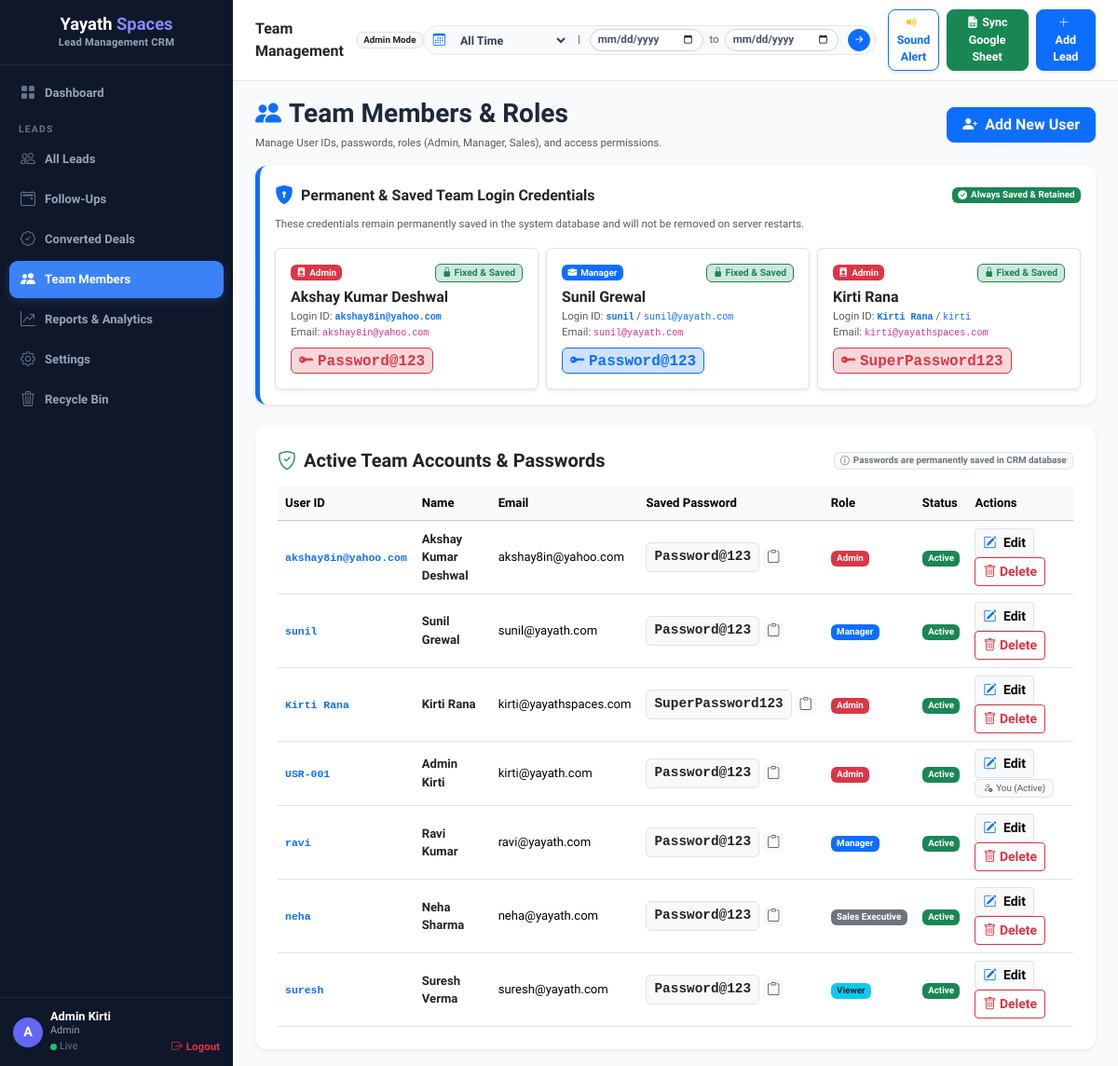
The app's page /users (signed in) with its own data.
### models.py (models this page shows, shortened)
class User(db.Model):
    __tablename__ = 'users'
    id = db.Column(db.Integer, primary_key=True)
    user_id_name = db.Column(db.String(100), nullable=True)
    name = db.Column(db.String(255), nullable=False)
    email = db.Column(db.String(255), nullable=False, unique=True)
    password = db.Column(db.String(255), nullable=True, default='Password@123')
    role = db.Column(db.String(50), nullable=False, default='Sales Executive')  # Admin, Manager, Sales Executive
    status = db.Column(db.String(20), nullable=False, default='Active')
    created_at = db.Column(db.DateTime, default=datetime.utcnow)

### routes.py (the view)
@web_bp.route('/users')
def users_list():
    if session.get('user_role') not in ('Admin', 'Manager'):
        flash('Permission denied: Only Admin or Manager can manage users.', 'danger')
        return redirect(url_for('web.dashboard'))
    users = User.query.order_by(User.created_at.desc()).all()
    return render_template('users.html', users=users)

### templates/users.html (shortened to what this page needs)
{% extends "base.html" %}
{% block content %}
<div class="d-flex justify-content-between align-items-center mb-3">
    <div>
        <h3 class="fw-bold mb-1"><i class="bi bi-people-fill text-primary me-2"></i>Team Members & Roles</h3>
        <small class="text-muted">Manage User IDs, passwords, roles (Admin, Manager, Sales), and access permissions.</small>
    </div>
    <a href="/users/add" class="btn btn-primary rounded-3 px-3 fw-semibold"><i class="bi bi-person-plus-fill me-2"></i>Add New User</a>
</div>
<div class="card card-custom border-primary mb-4 shadow-sm" style="border-left: 5px solid #0d6efd !important;">
    <div class="card-body p-3">
        <div class="d-flex align-items-center mb-2">
            <i class="bi bi-shield-lock-fill text-primary fs-5 me-2"></i>
            <h6 class="fw-bold mb-0 text-dark">Permanent & Saved Team Login Credentials</h6>
            <span class="badge bg-success ms-auto"><i class="bi bi-check-circle-fill me-1"></i>Always Saved & Retained</span>
        </div>
        <p class="text-muted small mb-3">These credentials remain permanently saved in the system database and will not be removed on server restarts.</p>
        <div class="row g-2">
            <div class="col-md-4 col-sm-6">
                <div class="p-3 border rounded bg-white h-100 shadow-sm">
                    <div class="d-flex justify-content-between align-items-center mb-1">
                        <span class="badge bg-danger"><i class="bi bi-person-badge-fill me-1"></i>Admin</span>
                        <span class="badge bg-success-subtle text-success border border-success" style="font-size:0.65rem;"><i class="bi bi-lock-fill"></i> Fixed & Saved</span>
                    </div>
                    <div class="fw-bold text-dark fs-6">Akshay Kumar Deshwal</div>
                    <div class="text-muted small">Login ID: <code class="text-primary fw-bold">akshay8in@yahoo.com</code></div>
                    <div class="text-muted small">Email: <code>akshay8in@yahoo.com</code></div>
                    <div class="mt-2">
                        <span class="badge bg-danger-subtle text-danger border border-danger font-monospace px-2 py-1 fs-6"><i class="bi bi-key-fill me-1"></i>Password@123</span>
                    </div>
                </div>
            </div>
            <div class="col-md-4 col-sm-6">
                <div class="p-3 border rounded bg-white h-100 shadow-sm">
                    <div class="d-flex justify-content-between align-items-center mb-1">
                        <span class="badge bg-primary"><i class="bi bi-briefcase-fill me-1"></i>Manager</span>
                        <span class="badge bg-success-subtle text-success border border-success" style="font-size:0.65rem;"><i class="bi bi-lock-fill"></i> Fixed & Saved</span>
                    </div>
                    <div class="fw-bold text-dark fs-6">Sunil Grewal</div>
                    <div class="text-muted small">Login ID: <code class="text-primary fw-bold">sunil</code> / <code class="text-primary">sunil@yayath.com</code></div>
                    <div class="text-muted small">Email: <code>sunil@yayath.com</code></div>
                    <div class="mt-2">
                        <span class="badge bg-primary-subtle text-primary border border-primary font-monospace px-2 py-1 fs-6"><i class="bi bi-key-fill me-1"></i>Password@123</span>
                    </div>
                </div>
            </div>
            <div class="col-md-4 col-sm-6">
                <div class="p-3 border rounded bg-white h-100 shadow-sm">
                    <div class="d-flex justify-content-between align-items-center mb-1">
                        <span class="badge bg-danger"><i class="bi bi-person-badge-fill me-1"></i>Admin</span>
                        <span class="badge bg-success-subtle text-success border border-success" style="font-size:0.65rem;"><i class="bi bi-lock-fill"></i> Fixed & Saved</span>
                    </div>
                    <div class="fw-bold text-dark fs-6">Kirti Rana</div>
                    <div class="text-muted small">Login ID: <code class="text-primary fw-bold">Kirti Rana</code> / <code class="text-primary">kirti</code></div>
                    <div class="text-muted small">Email: <code>kirti@yayathspaces.com</code></div>
                    <div class="mt-2">
                        <span class="badge bg-danger-subtle text-danger border border-danger font-monospace px-2 py-1 fs-6"><i class="bi bi-key-fill me-1"></i>SuperPassword123</span>
                    </div>
                </div>
            </div>
        </div>
    </div>
</div>
<div class="card card-custom p-4 shadow-sm">
    <div class="d-flex justify-content-between align-items-center mb-3">
        <h5 class="fw-bold mb-0 text-dark"><i class="bi bi-shield-check text-success me-2"></i>Active Team Accounts & Passwords</h5>
        <span class="badge bg-light text-secondary border"><i class="bi bi-info-circle me-1"></i>Passwords are permanently saved in CRM database</span>
    </div>
    <div class="table-responsive">
        <table class="table table-hover align-middle mb-0">
            <thead class="table-light">
                <tr>
                    <th>User ID</th>
                    <th>Name</th>
                    <th>Email</th>
                    <th>Saved Password</th>
                    <th>Role</th>
                    <th>Status</th>
                    <th>Actions</th>
                </tr>
            </thead>
            <tbody>
                {% for u in users %}
                <tr>
                    <td><code class="fw-bold text-primary">{{ u.user_id_name or ('USR-00' ~ u.id) }}</code></td>
                    <td>
                        <strong class="text-dark">{{ u.name }}</strong>
                    </td>
                    <td>{{ u.email }}</td>
                    <td>
                        <div class="d-flex align-items-center">
                            <code class="bg-light px-2 py-1 rounded text-dark fw-bold font-monospace border me-1" style="font-size: 0.9rem;">{{ u.password or 'Password@123' }}</code>
                            <button class="btn btn-sm btn-light border-0 py-0 px-1 text-muted" onclick="navigator.clipboard.writeText('{{ u.password or 'Password@123' }}'); this.innerHTML='<i class=\'bi bi-check text-success\'></i>'; setTimeout(() => this.innerHTML='<i class=\'bi bi-clipboard\'></i>', 1200);" title="Copy Password">
                                <i class="bi bi-clipboard"></i>
                            </button>
                        </div>
                    </td>
                    <td>
                        {% if u.role == 'Admin' %}
                            <span class="badge bg-danger">Admin</span>
                        {% elif u.role == 'Manager' %}
                            <span class="badge bg-primary">Manager</span>
                        {% elif u.role == 'Sales Executive' %}
                            <span class="badge bg-secondary">Sales Executive</span>
                        {% elif u.role == 'Viewer' %}
                            <span class="badge bg-info text-dark">Viewer</span>
                        {% else %}
                            <span class="badge bg-secondary">{{ u.role }}</span>
                        {% endif %}
                    </td>
                    <td>
                        <span class="badge {{ 'bg-success' if u.status == 'Active' else 'bg-warning text-dark' }}">{{ u.status }}</span>
                    </td>
                    <td>
                        <a href="/users/{{ u.id }}/edit" class="btn btn-sm btn-light border me-1 fw-semibold"><i class="bi bi-pencil-square text-primary me-1"></i> Edit</a>
                        {% if session.get('user_id') == u.id %}
                            <span class="badge bg-light text-muted border px-2 py-1 fw-normal" title="You cannot delete your current logged-in account"><i class="bi bi-person-check me-1"></i>You (Active)</span>
                        {% else %}
                            <form method="POST" action="/users/{{ u.id }}/delete" class="d-inline" onsubmit="return confirm('Are you sure you want to delete user {{ u.name }}?')">
                                <button class="btn btn-sm btn-outline-danger fw-semibold"><i class="bi bi-trash"></i> Delete</button>
                            </form>
                        {% endif %}
                    </td>
                </tr>
                {% else %}
                <tr><td colspan="7" class="text-center text-muted py-4">No users found. <a href="/users/add">Add user</a></td></tr>
                {% endfor %}
            </tbody>
        </table>
    </div>
</div>
{% endblock %}

### templates/base.html (shortened to what this page needs)
<!DOCTYPE html>
<html lang="en">
<head>
    <link href="https://cdn.jsdelivr.net/npm/bootstrap@5.3.2/dist/css/bootstrap.min.css" rel="stylesheet">
    <link href="https://cdn.jsdelivr.net/npm/bootstrap-icons@1.11.1/font/bootstrap-icons.css" rel="stylesheet">
</head>
<body>
<div class="sidebar">
    <div class="sidebar-brand">
        <div class="brand-title">
            <span class="brand-black">Yayath</span> <span class="brand-purple">Spaces</span>
        </div>
        <div class="brand-subtitle">Lead Management CRM</div>
    </div>
    <div class="sidebar-menu">
        <a href="/" class="sidebar-nav-item {{ 'active' if request.endpoint == 'web.dashboard' }}">
            <i class="bi bi-grid-fill"></i>Dashboard
        </a>
        <div class="menu-header">LEADS</div>
        <a href="/leads" class="sidebar-nav-item {{ 'active' if request.endpoint == 'web.leads_list' and not request.args.get('status') }}">
            <i class="bi bi-people"></i>All Leads
        </a>
        <a href="/tasks" class="sidebar-nav-item {{ 'active' if request.endpoint == 'web.tasks_list' }}">
            <i class="bi bi-calendar2-event"></i>Follow-Ups
        </a>
        <a href="/leads?status=Deal+Close" class="sidebar-nav-item {{ 'active' if request.args.get('status') == 'Deal Close' }}">
            <i class="bi bi-patch-check"></i>Converted Deals
        </a>
        {% if session.get('user_role') in ('Admin', 'Manager') %}
        <a href="/users" class="sidebar-nav-item {{ 'active' if request.endpoint in ('web.users_list', 'web.add_user', 'web.edit_user') }}">
            <i class="bi bi-people-fill"></i>Team Members
        </a>
        {% endif %}
        <a href="/reports" class="sidebar-nav-item {{ 'active' if request.endpoint == 'web.reports' }}">
            <i class="bi bi-graph-up-arrow"></i>Reports & Analytics
        </a>
        {% if session.get('user_role') in ('Admin', 'Manager') %}
        <a href="/settings" class="sidebar-nav-item {{ 'active' if request.endpoint == 'web.settings' }}">
            <i class="bi bi-gear"></i>Settings
        </a>
        <a href="/trash" class="sidebar-nav-item {{ 'active' if request.endpoint == 'web.trash_list' }}">
            <i class="bi bi-trash3"></i>Recycle Bin
        </a>
        {% endif %}
    </div>
    <div class="sidebar-user-footer">
        <div class="d-flex align-items-center w-100">
            <div class="user-avatar">{{ (session.get('user_name') or 'U')[0].upper() }}</div>
            <div class="user-info">
                <div class="user-name text-truncate" style="max-width: 110px;">{{ session.get('user_name') or 'User' }}</div>
                <div class="user-role">{{ session.get('user_role') or 'Role' }}</div>
                <div class="mt-0.5 small d-flex align-items-center">
                    <span class="status-dot-live"></span>
                    <span class="text-secondary me-2" style="font-size:0.68rem;">Live</span>
                    <a href="/logout" class="text-danger text-decoration-none fw-bold ms-auto" style="font-size:0.72rem;"><i class="bi bi-box-arrow-right me-1"></i>Logout</a>
                </div>
            </div>
        </div>
    </div>
</div>
<div class="main-content">
    <div class="top-header-bar">
        <div class="d-flex align-items-center">
            <span class="fw-bold fs-6 text-dark me-2">
                {% if request.endpoint == 'web.dashboard' %}Dashboard Overview{% elif request.endpoint == 'web.leads_list' %}Lead Directory{% elif request.endpoint == 'web.users_list' %}Team Management{% else %}Portal{% endif %}
            </span>
            <span class="badge bg-light text-dark border">{{ session.get('user_role', 'Member') }} Mode</span>
        </div>
        <form method="GET" action="/" class="d-flex align-items-center gap-2">
            <div class="date-filter-pill-group">
                <i class="bi bi-calendar3 text-primary ms-1"></i>
                <select name="time_filter" onchange="this.form.submit()">
                    <option value="all_time" {{ 'selected' if request.args.get('time_filter', 'all_time') == 'all_time' }}>All Time</option>
                </select>
                <span class="text-muted small px-1">|</span>
                <input type="date" name="start_date" value="{{ request.args.get('start_date', '') }}" title="Start Date">
                <span class="text-muted small">to</span>
                <input type="date" name="end_date" value="{{ request.args.get('end_date', '') }}" title="End Date">
                <button type="submit" class="btn btn-sm btn-primary rounded-circle p-1 ms-1 d-flex align-items-center justify-content-center" style="width:24px; height:24px;" title="Filter">
                    <i class="bi bi-arrow-right-short" style="font-size:1rem;"></i>
                </button>
            </div>
            <button type="button" class="btn btn-sm btn-outline-primary fw-bold rounded-3 px-2 py-1.5 shadow-sm ms-1" onclick="playAudioNotificationChime()" style="font-size:0.78rem;" title="Play Sound Notification Chime">
                <i class="bi bi-volume-up-fill me-1 text-warning"></i>Sound Alert
            </button>
            {% if session.get('user_role') != 'Viewer' %}
            <a href="/sync-google-sheet-now" class="btn btn-sm btn-success fw-bold rounded-3 px-3 py-1.5 shadow-sm" style="font-size:0.78rem;" title="Sync latest leads from Google Sheet">
                <i class="bi bi-file-earmark-spreadsheet-fill me-1"></i>Sync Google Sheet
            </a>
            <a href="/leads/add" class="btn btn-sm btn-primary fw-bold rounded-3 px-3 py-1.5 shadow-sm" style="font-size:0.78rem;">
                <i class="bi bi-plus-lg me-1"></i>Add Lead
            </a>
            {% endif %}
        </form>
    </div>
    <div class="content-body">
        {% block content %}{% endblock %}
    </div>
</div>
</body>
</html>

### records on screen
User: name "Admin Kirti", user_id_name+id "USR-001", email "kirti@yayath.com", password "Password@123", role "Admin", status "Active", shows "You (Active)"
User: user_id_name "akshay8in@yahoo.com", name "Akshay Kumar Deshwal", email "akshay8in@yahoo.com", password "Password@123", role "Admin", status "Active"
User: user_id_name "sunil", name "Sunil Grewal", email "sunil@yayath.com", password "Password@123", role "Manager", status "Active"
User: user_id_name "Kirti Rana", name "Kirti Rana", email "kirti@yayathspaces.com", password "SuperPassword123", role "Admin", status "Active"
User: user_id_name "ravi", name "Ravi Kumar", email "ravi@yayath.com", password "Password@123", role "Manager", status "Active"
User: user_id_name "neha", name "Neha Sharma", email "neha@yayath.com", password "Password@123", role "Sales Executive", status "Active"
User: user_id_name "suresh", name "Suresh Verma", email "suresh@yayath.com", password "Password@123", role "Viewer", status "Active"

### other values on screen
{{ (session.get('user_name') or 'U')[0].upper() }} "A"
{{ session.get('user_role') or 'Role' }} "Admin"
{{ session.get('user_role', 'Member') }} "Admin"
